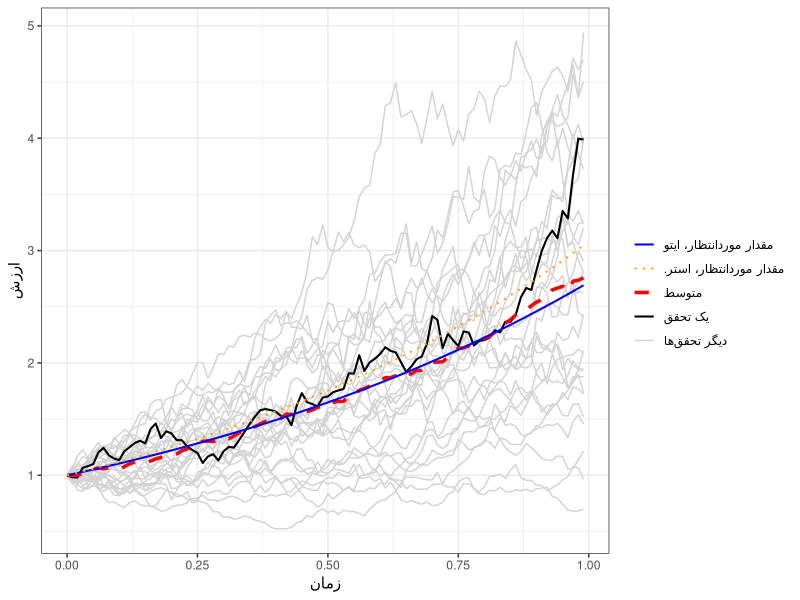

The R script that drew this image:
## ---- chunk 1

#' Gets Realizations of Geometric Brownian Motion
#'
#' @param r drift
#' @param sigma volatility
#' @param n number of time steps
#' @param m number of realizations
#' @param t time period
gbm.realizations <- function(r = 0.1, sigma = 0.5, mu = 5,
                             n = 10, m = 1, t = 1) {
  S0 <- 1
  dt <- t / n
  time <- seq(0,(t-dt),by = dt)
  paths <- matrix(ncol = m, nrow = n)
  
  for (i in 1:m) {
    S <- numeric(n)
    S[1] <- S0
    for (j in 2:n) { 
      dW <- rnorm(1, mean = 0, sd = sqrt(dt))  
      S[j] <- S[j - 1] + r * S[j - 1] * dt + sigma * S[j - 1] * dW
    } 
    paths[, i] <- S
  } 
  analytical_ito <- S0 * exp(r * time)
  analytical_stra <- S0 * exp((r + 0.5 * sigma^2) * time)
  
  return(list(
    time = time,
    paths = paths,
    analytical_ito = analytical_ito,
    analytical_stra = analytical_stra
  ))
}

## ---- chunk 2
library(ggplot2) 
theme_set(theme_bw())


set.seed(123)
m = 30
r=1
sigma=0.5
n = 100


res <- gbm.realizations(r=r, sigma=sigma, n = n, m = m)
avg_path <- rowMeans(res$paths) 

# Select one path to be black 
df_paths <- data.frame(
  Time = rep(res$time, ncol(res$paths)),
  Value = as.vector(res$paths),
  Group = rep(1:ncol(res$paths), each = length(res$time))
) 

df_one <- data.frame(Time = res$time, Value = res$paths[,1], Group = "One")
df_avg <- data.frame(Time = res$time, Value = avg_path, Group = "Average")
df_analytical_ito <- data.frame(Time = res$time, Value = res$analytical_ito, Group = "Analytical (Ito)") 
df_analytical_stra <- data.frame(Time = res$time, Value = res$analytical_stra, Group = "Analytical (Stra.)") 

p <- ggplot() +
  geom_line(data = df_paths, aes(x = Time, y = Value, group = Group, color="Path")) +
  labs(x = "زمان", y = "ارزش", color="")

p <- p +
  geom_line(data = df_one, aes(x = Time, y = Value, color = "One"), linewidth = 0.7) +
  geom_line(data = df_avg, aes(x = Time, y = Value, color = "Average"), linewidth = 1.2, linetype = "dashed") +
  geom_line(data = df_analytical_ito, aes(x = Time, y = Value, color = "AnalyticalIto"), linewidth = 0.7) +
  geom_line(data = df_analytical_stra, aes(x = Time, y = Value, color = "AnalyticalStra"), linewidth = 0.7, linetype="dotted")

# Add the legend
p <- p + 
  scale_color_manual(values = c("Path" = "lightgray", "Average" = "red", "AnalyticalIto" = "blue",
                                "AnalyticalStra" = "orange", One = "black"),
                     labels = c("Path" = "دیگر تحققها",
                                "One" = "یک تحقق",
                                "Average" = "متوسط",
                                "AnalyticalIto" = "مقدار موردانتظار، ایتو",
                                "AnalyticalStra" = "مقدار موردانتظار، استر.")) +
  theme(legend.position = "right")

print(p)

